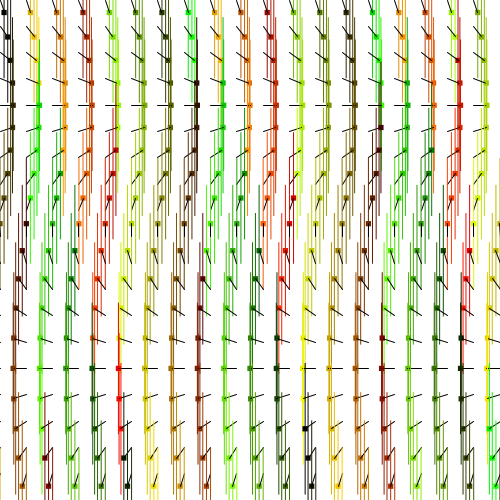
Frame 1 (no input)
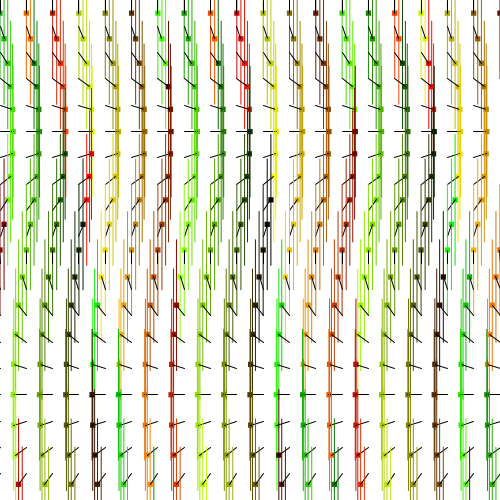
Frame 60 (the mouse pressed at the canvas centre just before this capture)
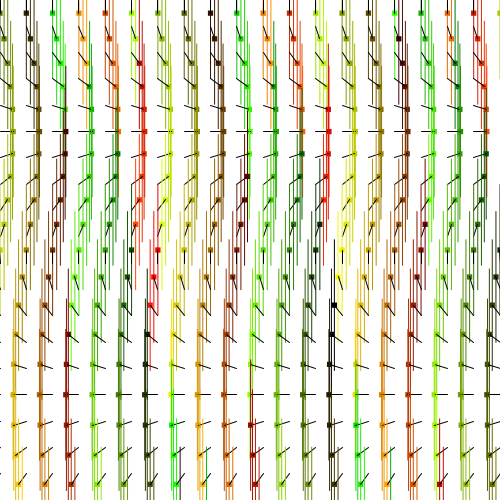
Frame 120 (the mouse held since frame 60 and released just before this capture)

The Processing sketch that drew these frames (run headless with seeded random() and noise(); from frame 60 on, the mouse is pressed at the canvas centre):

// Processing sketch: processing_151152
// ── processing_151152.pde

/*
 * Creative Coding
 * Week 2, 05 - Moving Patterns 1
 * by Indae Hwang and Jon McCormack
 * Copyright (c) 2014 Monash University
 *
 * This sketch builds on the previous sketches, drawing shapes based on the
 * current framerate. The movement of individual shapes combine to create a
 * gestalt field of motion. Use the arrow keys on your keyboard to change the
 * frame rate. 
 * 
 */

// variable used to store the current frame rate value
int frame_rate_value;
float cRedStep = 11;
float cGreenStep = 9;
float cBlueStep = 3;
color drawColor = color(0);

void setup() {
  size(500, 500);

  frame_rate_value = 10;
  frameRate(frame_rate_value);
  rectMode(CENTER);
  background(255);
}


void draw() {

  background(255);
  
  int num = 20;
  int margin = 0;
  float gutter = 0; //distance between each cell
  float cellsize = ( width - (2 * margin) - gutter * (num - 1) ) / (num - 1);

  int circleNumber = 0; // counter
  for (int i=0; i<num; i++) {
    for (int j=0; j<num; j++) {
      circleNumber = (i * num) + j; // different way to calculate the circle number from w2_04

      float tx = margin + cellsize * i + gutter * i;
      float ty = margin + cellsize * j + gutter * j;

      movingCircle(tx, ty, cellsize, circleNumber);
      drawColor = stepColor(drawColor);
    }
  }
} //end of draw 


void movingCircle(float x, float y, float size, int circleNum) {

  float finalAngle;
  finalAngle = frameCount + circleNum;

  //the rotating angle for each tempX and tempY postion is affected by frameRate and angle;  
  float tempX = x + (size / 2) * sin(PI / frame_rate_value * finalAngle);
  float tempY = y + (size / 2) * cos(PI / frame_rate_value * finalAngle);

  noStroke();
  fill(drawColor);
  rect(tempX, tempY, size/5, size/5);
  rect(tempX, tempY, 1, size*5);
  stroke(0);
  noFill();
  stroke(0);
  line(x, y, tempX, tempY);
}


/*
 * keyReleased function
 *
 * called automatically by Processing when a keyboard key is released
 */
void keyReleased() {

  // right arrow -- increase frame_rate_value
  if (keyCode == RIGHT && frame_rate_value < 60) {
    frame_rate_value++;
  }

  // left arrow -- decrease frame_rate_value
  if ( keyCode == LEFT && frame_rate_value > 1) {
    frame_rate_value--;
  }

  // set the frameRate and print current value on the screen
  frameRate(frame_rate_value);
  println("Current frame Rate is: " + frame_rate_value);
}

color stepColor(color c)
{
  //Get the RGB
  color returnColor = c; 
  float cRed = c >> 16 & 0xFF;
  float cGreen = c >> 8 & 0xFF;
  float cBlue = c >> 0xFF;
  
  //Step RGB
  cRed += cRedStep;
  cGreen += cGreenStep;
  cBlue += cBlueStep;
  
  //Constrain RGB
  cRed = cRed % 256;
  cGreen = cGreen % 256;
  cBlue = cBlue % 256;
  
  //Reconstruct and return
  returnColor = color(cRed, cGreen, cBlue);  
  return returnColor;
}
